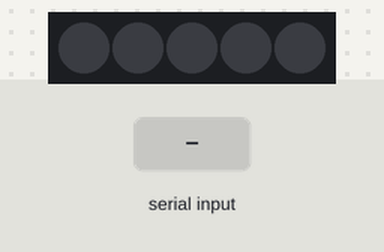
The sketch below on a simulated Arduino Uno, built with avr-gcc and run on an emulated ATmega328P. Parts: 5 RGB LEDs in strip order, left to right. The inputs (shaded band) are chosen by the test bench. Dim RGB values are drawn brighter than linear.

Above: at 1.2 s.
1.3 s: "R" received over Serial
At 2.2 s:
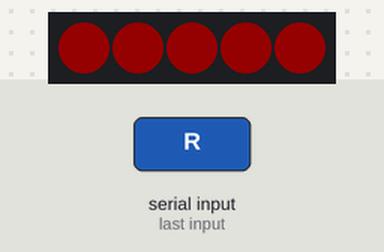
3.3 s: "G" received over Serial
At 4.9 s:
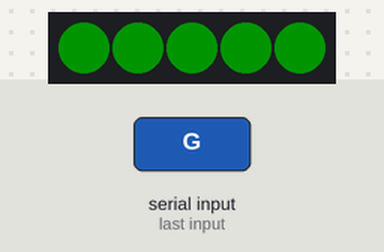
5.3 s: "B" received over Serial
At 6.4 s:
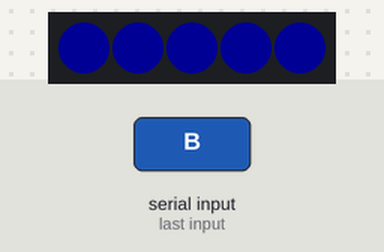
7.3 s: "L" received over Serial
At 9.1 s:
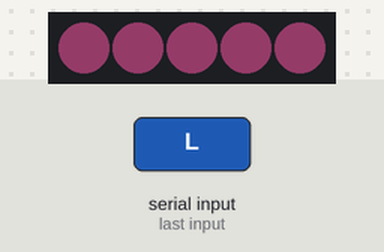
Timing chart, 0 to 10.3 s (numbered marks = the images above; inputs shaded):
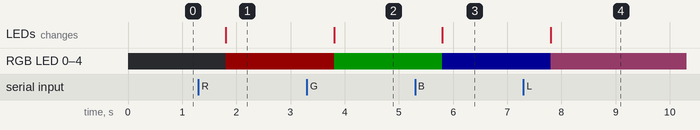

The sketch:

LED_WS2812B_serial.ino
```cpp
#include <Adafruit_NeoPixel.h>
Adafruit_NeoPixel tira = Adafruit_NeoPixel(5,10,NEO_GRB+NEO_KHZ800);
int rojo=0, verde=0, azul=0;
void setup(){
  Serial.begin(9600);
  tira.begin();
  tira.show();}
void loop(){
  if(Serial.available()>0){
    char letra= Serial.read();
    delay(500);
    if(letra=='R'){
      rojo=255; verde=0; azul=0;
      LED();}
    else if(letra=='G'){
      rojo=0; verde=255; azul=0;
      LED();}
    else if(letra=='B'){
      rojo=0; verde=0; azul=255;
      LED();}
    else if(letra=='L'){
      rojo=255; verde=105; azul=180;
      LED();}
    else if(letra=='O'){
      rojo=255; verde=69; azul=0;
      LED();}}}
void LED(){
  tira.clear();
  tira.setBrightness(20);
  for(int i=0; i<5;i++){
  tira.setPixelColor(i,rojo,verde,azul);
  tira.show();
  delayMicroseconds(10);}}
```

Measured:
- after the input at 1.3 s, RGB LED 0–4: off → RGB(20, 0, 0) after 0.50 s; the LEDs: change after 0.50 s (image 1)
- after the input at 3.3 s, RGB LED 0–4: RGB(20, 0, 0) → RGB(0, 20, 0) after 0.50 s; the LEDs: change after 0.50 s (image 2)
- after the input at 5.3 s, RGB LED 0–4: RGB(0, 20, 0) → RGB(0, 0, 20) after 0.50 s; the LEDs: change after 0.50 s (image 3)
- after the input at 7.3 s, RGB LED 0–4: RGB(0, 0, 20) → RGB(20, 8, 14) after 0.50 s; the LEDs: change after 0.50 s (image 4)
